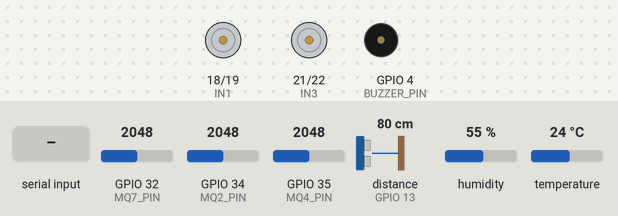
Recording of a sketch running on a simulated ESP32. On the bench: motor-driver pin pairs drawn as motors (green arrow = first pin HIGH = forward, orange = second pin HIGH = backward, longer = more drive, scaled by the enable pin), buzzer (waves = sounding, pin HIGH). Wiring (inferred from the names in the program): ultrasonic range finder: trigger GPIO 25; echo GPIO 13. The test bench sets the inputs (shaded band); at power-on: distance to the obstacle (sensor on GPIO 13) 80 cm, GPIO 32 (MQ7_PIN) = 2048, GPIO 34 (MQ2_PIN) = 2048, GPIO 35 (MQ4_PIN) = 2048, humidity 55 %, temperature 24 °C. The echo pulse lasts 58.3 µs per cm; WiFi joins after 1.5 s; servers stay silent unless stated; no MQTT or app messages arrive unless stated; pins used as bus, display or sensor lines are not drawn; what the sketch prints to the serial monitor is not drawn.

Above: at 2.7 s.
2.8 s: distance to the obstacle (sensor on GPIO 13) set to 23 cm
11.5 s: distance to the obstacle (sensor on GPIO 13) set to 19 cm
At 11.7 s:
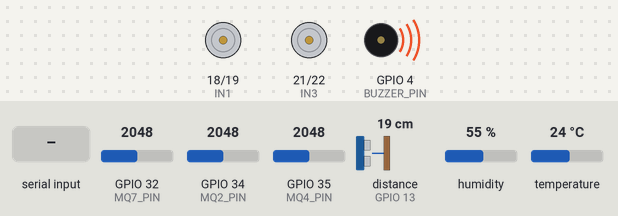
15.0 s: "f90\n" received over Serial
At 15.15 s:
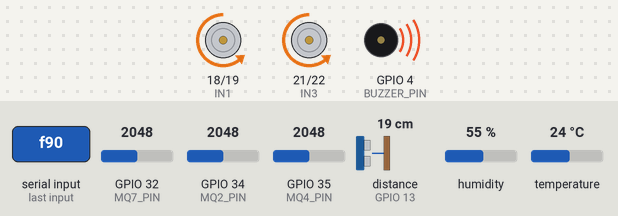
18.5 s: "l90\n" received over Serial
At 19.19 s:
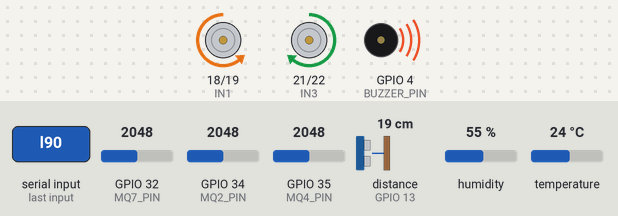
22.0 s: "r90\n" received over Serial
At 22.65 s:
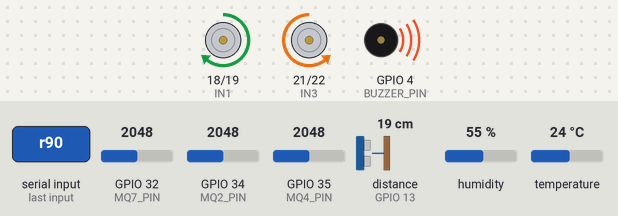
25.5 s: "b90\n" received over Serial
At 25.82 s:
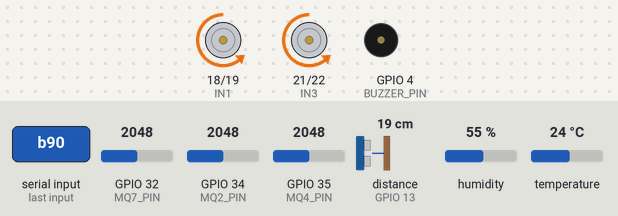
Timing chart, 0 to 30.0 s (numbered marks = the images above; inputs shaded):
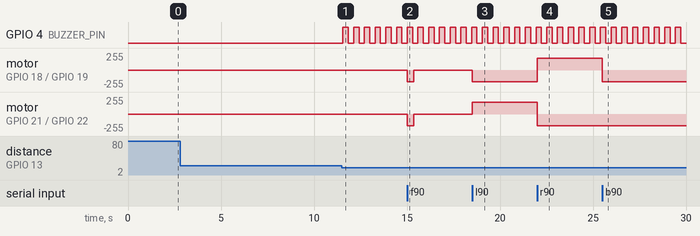

Measured:
- the behaviour switches between 21 and 20 cm on distance to the obstacle (sensor on GPIO 13) (found by bisection; images 0 and 1)
- after the input at 2.8 s, every drawn part: stays the same
- after the input at 11.5 s, GPIO 4 (BUZZER_PIN): alternates HIGH for 0.29 s and LOW for 0.29 s, starting after 0.06 s
- after the input at 15.0 s, motor on GPIO 18 (IN1) / GPIO 19 (IN2), motor on GPIO 21 (IN3) / GPIO 22 (IN4): stopped → backward 179/255 at once, → stopped 0.35 s later
- after the input at 18.5 s, motor on GPIO 18 (IN1) / GPIO 19 (IN2): stopped → backward 179/255 at once; motor on GPIO 21 (IN3) / GPIO 22 (IN4): stopped → forward 179/255 at once
- after the input at 22.0 s, motor on GPIO 18 (IN1) / GPIO 19 (IN2): backward 179/255 → forward 179/255 at once; motor on GPIO 21 (IN3) / GPIO 22 (IN4): forward 179/255 → backward 179/255 at once
- after the input at 25.5 s, motor on GPIO 18 (IN1) / GPIO 19 (IN2): forward 179/255 → backward 179/255 at once

The sketch:

final_code.ino
```cpp
/*
  4WD Robot Car — ESP32 + L298N + HC-SR04
  ----------------------------------------
  Pins:
    IN1 18, IN2 19   -> Left motor direction
    IN3 21, IN4 22   -> Right motor direction
    ENA_PIN 5        -> Left motor PWM (speed)
    ENB_PIN 23       -> Right motor PWM (speed)
    TRIG_PIN 25, ECHO_PIN 13 -> HC-SR04 ultrasonic sensor
    BUZZER_PIN 4
    MQ-2 34, MQ-4 35, MQ-7 32 (analog out), DHT11 26
    Sensor data is sent to ThingsBoard over MQTT.

  Behavior:
    - The car ONLY moves when you command it (forward/back/left/right)
      from the phone page or Serial Monitor. There is no automatic
      forward driving.
    - Safety feature (crash prevention): while driving FORWARD, if the
      ultrasonic sensor sees a wall closer than SAFE_DISTANCE_CM, the
      car automatically backs away a short distance and stops, taking
      over from whatever you were pressing. You get control back
      immediately after.
    - This safety feature has a software ON/OFF switch on the phone
      page. When OFF, nothing overrides your input — full manual,
      crash risk is on you.
    - Turning left/right and reversing are never blocked by safety,
      since those move the car away from an obstacle, not into it.

  Connect: the ESP32 joins your home WiFi network. Open Serial Monitor
  at boot to see the IP address it was assigned, then open that
  address in your phone's browser (phone must be on the same WiFi).
*/

#include <WiFi.h>
#include <WebServer.h>
#include <PubSubClient.h>   // MQTT (for ThingsBoard)
#include <DHT.h>            // Adafruit "DHT sensor library"

// ---------- Home WiFi settings ----------
const char* WIFI_SSID     = "TS POLICE";
const char* WIFI_PASSWORD = "THIRUPATHI";

// ---------- ThingsBoard settings (FILL THESE IN) ----------
const char* TB_SERVER = "thingsboard.cloud";       // or your own server host/IP
const int   TB_PORT   = 1883;
const char* TB_TOKEN  = "ZBNtnsCDzkxZ1qou4sId"; // Device -> Copy access token

WebServer server(80);
WiFiClient espClient;
PubSubClient mqtt(espClient);

// ---------- Pin definitions ----------
#define IN1 18   // Left motor
#define IN2 19
#define IN3 21   // Right motor
#define IN4 22
#define ENA_PIN 5
#define ENB_PIN 23
#define TRIG_PIN 25
#define ECHO_PIN 13
#define BUZZER_PIN 4

// Gas / environment sensors
#define MQ2_PIN  34   // analog out
#define MQ4_PIN  35   // analog out
#define MQ7_PIN  32   // analog out
#define DHT_PIN  26
#define DHT_TYPE DHT11

DHT dht(DHT_PIN, DHT_TYPE);

// ---------- PWM (LEDC) config ----------
const int PWM_FREQ       = 5000;
const int PWM_RESOLUTION = 8; // 0-255

// ---------- Tunable parameters ----------
const int   SAFE_DISTANCE_CM   = 20;   // trigger distance for auto-back-off
const unsigned long ECHO_TIMEOUT_US    = 25000UL; // ~430 cm max range
const unsigned long SENSOR_INTERVAL_MS = 60;      // sensor poll rate
const unsigned long AUTO_BACK_MS       = 350;      // how long it backs away

// ---------- State ----------
int  currentSpeed  = 180;   // manual drive speed (0-255)
bool safetyEnabled = true;  // software switch, controlled from the web page

enum Direction { DIR_STOP, DIR_FORWARD, DIR_BACK, DIR_LEFT, DIR_RIGHT };
Direction currentDirection = DIR_STOP;

unsigned long lastSensorRead = 0;
long lastDistanceCm = -1;

// Non-blocking auto-back-off state (runs when safety triggers)
bool safetyActive = false;
unsigned long safetyStepStart = 0;

// ---------------- Motor primitives ----------------
void setSpeed(int leftPWM, int rightPWM) {
  leftPWM  = constrain(leftPWM, 0, 255);
  rightPWM = constrain(rightPWM, 0, 255);
  ledcWrite(ENA_PIN, leftPWM);
  ledcWrite(ENB_PIN, rightPWM);
}

void motorsForward() {
  digitalWrite(IN1, HIGH); digitalWrite(IN2, LOW);
  digitalWrite(IN3, HIGH); digitalWrite(IN4, LOW);
}
void motorsBackward() {
  digitalWrite(IN1, LOW);  digitalWrite(IN2, HIGH);
  digitalWrite(IN3, LOW);  digitalWrite(IN4, HIGH);
}
void motorsTurnLeft() {
  digitalWrite(IN1, LOW);  digitalWrite(IN2, HIGH);
  digitalWrite(IN3, HIGH); digitalWrite(IN4, LOW);
}
void motorsTurnRight() {
  digitalWrite(IN1, HIGH); digitalWrite(IN2, LOW);
  digitalWrite(IN3, LOW);  digitalWrite(IN4, HIGH);
}
void motorsStop() {
  digitalWrite(IN1, LOW); digitalWrite(IN2, LOW);
  digitalWrite(IN3, LOW); digitalWrite(IN4, LOW);
  setSpeed(0, 0);
}

// ---------------- Ultrasonic sensor ----------------
long readDistanceCm() {
  digitalWrite(TRIG_PIN, LOW);
  delayMicroseconds(2);
  digitalWrite(TRIG_PIN, HIGH);
  delayMicroseconds(10);
  digitalWrite(TRIG_PIN, LOW);

  unsigned long duration = pulseIn(ECHO_PIN, HIGH, ECHO_TIMEOUT_US);
  if (duration == 0) return -1; // no echo in range
  return duration * 0.0343 / 2.0;
}

// ---------------- Manual drive commands ----------------
// These are the ONLY things that move the car — no autonomous driving.
void driveForward() {
  currentDirection = DIR_FORWARD;
  setSpeed(currentSpeed, currentSpeed);
  motorsForward();
}
void driveBackward() {
  currentDirection = DIR_BACK;
  setSpeed(currentSpeed, currentSpeed);
  motorsBackward();
}
void driveLeft() {
  currentDirection = DIR_LEFT;
  setSpeed(currentSpeed, currentSpeed);
  motorsTurnLeft();
}
void driveRight() {
  currentDirection = DIR_RIGHT;
  setSpeed(currentSpeed, currentSpeed);
  motorsTurnRight();
}
void driveStop() {
  currentDirection = DIR_STOP;
  motorsStop();
}

// ---------------- Safety: auto-back-off from a wall ----------------
// Runs every loop. Only steps in when: safety is ON, the car is
// currently being driven FORWARD, and the wall is within range.
// It takes a brief, non-blocking control of the motors, then hands
// control straight back to you.
void handleSafety() {
  unsigned long now = millis();

  if (safetyActive) {
    // Currently backing off automatically
    if (now - safetyStepStart >= AUTO_BACK_MS) {
      motorsStop();
      currentDirection = DIR_STOP;
      safetyActive = false;
    }
    return; // ignore new forward commands until the back-off finishes
  }

  if (safetyEnabled &&
      currentDirection == DIR_FORWARD &&
      lastDistanceCm > 0 &&
      lastDistanceCm < SAFE_DISTANCE_CM) {
    // Wall incoming — take over, back away
    safetyActive = true;
    safetyStepStart = now;
    setSpeed(currentSpeed, currentSpeed);
    motorsBackward();
  }
}

// ---------------- Buzzer: beep when inside safety distance ----------------
// Non-blocking. Beeps faster the closer the obstacle is.
// Works regardless of the safety ON/OFF switch (it's a warning only).
unsigned long lastBeepToggle = 0;
bool buzzerState = false;

void handleBuzzer() {
  unsigned long now = millis();

  if (lastDistanceCm > 0 && lastDistanceCm < SAFE_DISTANCE_CM) {
    // closer = faster beeping (60 ms to 300 ms per toggle)
    unsigned long interval = map(lastDistanceCm, 0, SAFE_DISTANCE_CM, 60, 300);
    if (now - lastBeepToggle >= interval) {
      lastBeepToggle = now;
      buzzerState = !buzzerState;
      digitalWrite(BUZZER_PIN, buzzerState);
    }
  } else {
    buzzerState = false;
    digitalWrite(BUZZER_PIN, LOW);
  }
}

// ---------------- ThingsBoard telemetry ----------------
// Non-blocking-ish: sensors are read every 5 s and published over MQTT.
// MQTT reconnect is only attempted every 10 s so driving is not affected.
const unsigned long TELEMETRY_INTERVAL_MS = 5000;
const unsigned long MQTT_RETRY_MS         = 10000;
unsigned long lastTelemetry = 0;
unsigned long lastMqttTry   = 0;

void handleThingsBoard() {
  unsigned long now = millis();

  if (WiFi.status() != WL_CONNECTED) return;

  if (!mqtt.connected()) {
    if (now - lastMqttTry >= MQTT_RETRY_MS) {
      lastMqttTry = now;
      // username = device access token, no password
      if (mqtt.connect("RobotCarESP32", TB_TOKEN, NULL)) {
        Serial.println("ThingsBoard connected");
      } else {
        Serial.print("ThingsBoard connect failed, rc=");
        Serial.println(mqtt.state());
      }
    }
    return;
  }

  mqtt.loop();

  if (now - lastTelemetry >= TELEMETRY_INTERVAL_MS) {
    lastTelemetry = now;

    int mq2 = analogRead(MQ2_PIN);
    int mq4 = analogRead(MQ4_PIN);
    int mq7 = analogRead(MQ7_PIN);
    float t = dht.readTemperature();
    float h = dht.readHumidity();

    String payload = "{\"mq2\":" + String(mq2) +
                     ",\"mq4\":" + String(mq4) +
                     ",\"mq7\":" + String(mq7);
    if (!isnan(t)) payload += ",\"temperature\":" + String(t, 1);
    if (!isnan(h)) payload += ",\"humidity\":" + String(h, 1);
    payload += "}";

    mqtt.publish("v1/devices/me/telemetry", payload.c_str());
    Serial.println("TB <- " + payload);
  }
}

// ---------------- Shared command handling ----------------
// One function used by both Serial and the web page so behavior is
// always identical between the two.
void printStatus() {
  Serial.print("Safety: ");
  Serial.print(safetyEnabled ? "ON" : "OFF");
  Serial.print(" | Speed: ");
  Serial.print(currentSpeed);
  Serial.print(" | Distance: ");
  Serial.print(lastDistanceCm);
  Serial.println(" cm");
}

void executeCommand(char c) {
  // While the safety back-off is actively running, ignore new forward
  // commands so it can finish pulling away from the wall.
  if (safetyActive && c == 'f') return;

  switch (c) {
    case 'f': driveForward();  break;
    case 'b': driveBackward(); break;
    case 'l': driveLeft();     break;
    case 'r': driveRight();    break;
    case 's': driveStop();     break;
    case '+': currentSpeed = constrain(currentSpeed + 25, 0, 255); break;
    case '-': currentSpeed = constrain(currentSpeed - 25, 0, 255); break;
    case 'y': safetyEnabled = true;  Serial.println(">> Safety ON");  break;
    case 'n': safetyEnabled = false; Serial.println(">> Safety OFF — manual only, crash prevention disabled"); break;
    case 'p': printStatus(); break;
    default: break;
  }
}

void handleSerialCommands() {
  if (!Serial.available()) return;
  executeCommand(Serial.read());
}

// ---------------- Web / phone control page ----------------
const char CONTROL_PAGE[] PROGMEM = R"HTML(
<!DOCTYPE html><html><head><meta name="viewport" content="width=device-width, initial-scale=1">
<title>Robot Car</title>
<style>
  body{font-family:sans-serif;text-align:center;background:#111;color:#eee;margin:0;padding:20px}
  h2{margin-bottom:4px}
  #status{font-size:14px;color:#aaa;margin-bottom:16px}
  .row{display:flex;justify-content:center;gap:10px;margin:8px 0}
  button{width:80px;height:60px;font-size:18px;border:none;border-radius:10px;background:#333;color:#fff}
  button:active{background:#555}
  #safetyBtn{width:220px;background:#0a0}
  #safetyBtn.off{background:#a00}
  input[type=range]{width:220px}
</style></head><body>
<h2>Robot Car</h2>
<div id="status">Loading...</div>

<div class="row"><button ontouchstart="cmd('f')" onmousedown="cmd('f')" ontouchend="cmd('s')" onmouseup="cmd('s')">Forward</button></div>
<div class="row">
  <button ontouchstart="cmd('l')" onmousedown="cmd('l')" ontouchend="cmd('s')" onmouseup="cmd('s')">Left</button>
  <button onclick="cmd('s')">Stop</button>
  <button ontouchstart="cmd('r')" onmousedown="cmd('r')" ontouchend="cmd('s')" onmouseup="cmd('s')">Right</button>
</div>
<div class="row"><button ontouchstart="cmd('b')" onmousedown="cmd('b')" ontouchend="cmd('s')" onmouseup="cmd('s')">Back</button></div>

<p>Speed: <span id="spdVal">180</span></p>
<input type="range" min="0" max="255" value="180" id="spd" oninput="setSpeed(this.value)">

<div class="row"><button id="safetyBtn" onclick="toggleSafety()">Safety: ON</button></div>

<script>
var safetyOn = true;
function cmd(c){ fetch('/cmd?c=' + c).then(r=>r.json()).then(updateStatus); }
function setSpeed(v){ document.getElementById('spdVal').innerText=v; fetch('/speed?v=' + v).then(r=>r.json()).then(updateStatus); }
function toggleSafety(){ safetyOn = !safetyOn; cmd(safetyOn ? 'y' : 'n'); }
function updateStatus(s){
  document.getElementById('status').innerText =
    'Safety: ' + s.safety + ' | Distance: ' + s.dist + ' cm';
  var btn = document.getElementById('safetyBtn');
  safetyOn = (s.safety === 'ON');
  if (safetyOn) { btn.innerText = 'Safety: ON'; btn.classList.remove('off'); }
  else { btn.innerText = 'Safety: OFF'; btn.classList.add('off'); }
}
setInterval(()=>{ fetch('/status').then(r=>r.json()).then(updateStatus); }, 800);
</script>
</body></html>
)HTML";

String statusJson() {
  String j = "{\"safety\":\"";
  j += safetyEnabled ? "ON" : "OFF";
  j += "\",\"speed\":";
  j += String(currentSpeed);
  j += ",\"dist\":";
  j += String(lastDistanceCm);
  j += "}";
  return j;
}

void handleRoot()   { server.send_P(200, "text/html", CONTROL_PAGE); }
void handleStatus() { server.send(200, "application/json", statusJson()); }

void handleCmd() {
  if (server.hasArg("c")) {
    executeCommand(server.arg("c").charAt(0));
  }
  server.send(200, "application/json", statusJson());
}

void handleSpeed() {
  if (server.hasArg("v")) {
    currentSpeed = constrain(server.arg("v").toInt(), 0, 255);
  }
  server.send(200, "application/json", statusJson());
}

// ---------------- Setup / Loop ----------------
void setup() {
  Serial.begin(115200);

  pinMode(IN1, OUTPUT);
  pinMode(IN2, OUTPUT);
  pinMode(IN3, OUTPUT);
  pinMode(IN4, OUTPUT);
  pinMode(TRIG_PIN, OUTPUT);
  pinMode(ECHO_PIN, INPUT);
  pinMode(BUZZER_PIN, OUTPUT);
  digitalWrite(BUZZER_PIN, LOW);
  pinMode(MQ2_PIN, INPUT);
  pinMode(MQ4_PIN, INPUT);
  pinMode(MQ7_PIN, INPUT);
  dht.begin();

  ledcAttach(ENA_PIN, PWM_FREQ, PWM_RESOLUTION);
  ledcAttach(ENB_PIN, PWM_FREQ, PWM_RESOLUTION);

  motorsStop();

  WiFi.mode(WIFI_STA);
  WiFi.begin(WIFI_SSID, WIFI_PASSWORD);

  Serial.print("Connecting to WiFi");
  while (WiFi.status() != WL_CONNECTED) {
    delay(300);
    Serial.print(".");
  }

  Serial.println();
  Serial.println("Connected!");
  Serial.print("Open this address in your phone's browser: ");
  Serial.println(WiFi.localIP());

  server.on("/",      handleRoot);
  server.on("/status", handleStatus);
  server.on("/cmd",    handleCmd);
  server.on("/speed",  handleSpeed);
  server.begin();

  mqtt.setServer(TB_SERVER, TB_PORT);
  mqtt.setSocketTimeout(2);   // keep a failed connect from stalling the car

  Serial.println("Robot ready. Manual drive only.");
  Serial.println("f/b/l/r/s = move, +/- = speed, y/n = safety on/off, p = status");
}

void loop() {
  // 1. Poll the ultrasonic sensor
  unsigned long now = millis();
  if (now - lastSensorRead >= SENSOR_INTERVAL_MS) {
    lastSensorRead = now;
    long d = readDistanceCm();
    if (d > 0) lastDistanceCm = d;
  }

  // 2. Read your commands (Serial Monitor + phone page)
  handleSerialCommands();
  server.handleClient();

  // 3. Safety check — only acts if you're driving forward into a wall
  handleSafety();

  // 4. Buzzer warning
  handleBuzzer();

  // 5. Send gas + DHT11 data to ThingsBoard
  handleThingsBoard();
}
```
